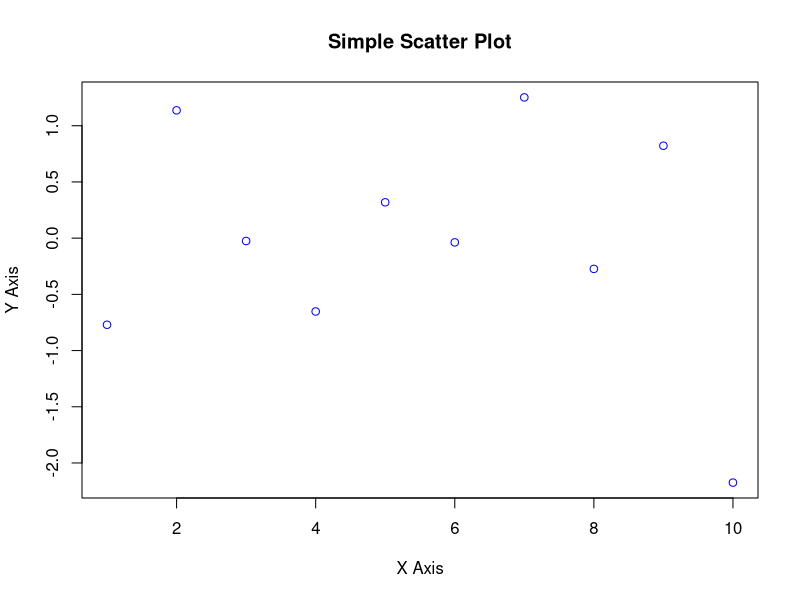
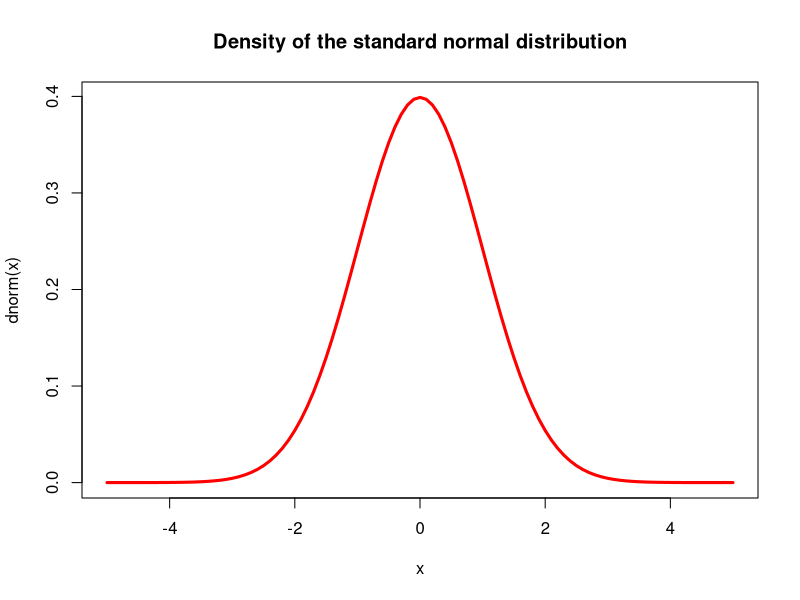
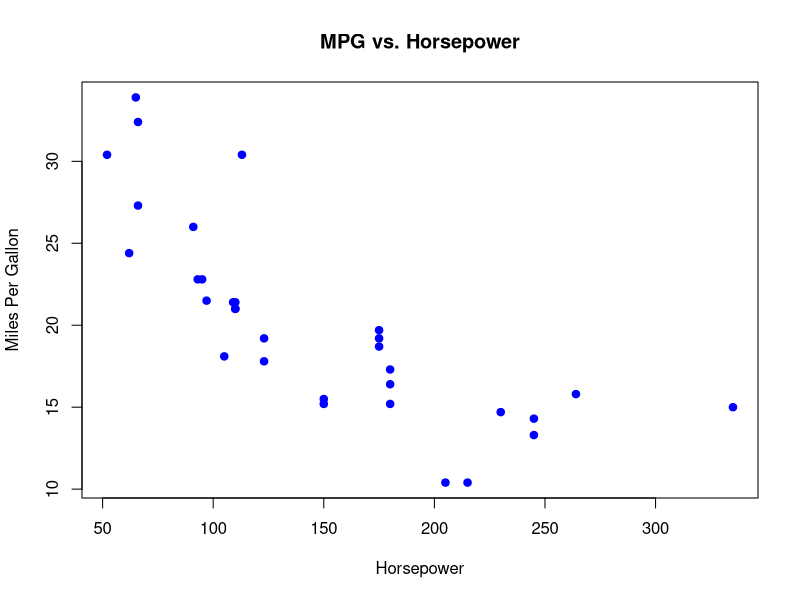
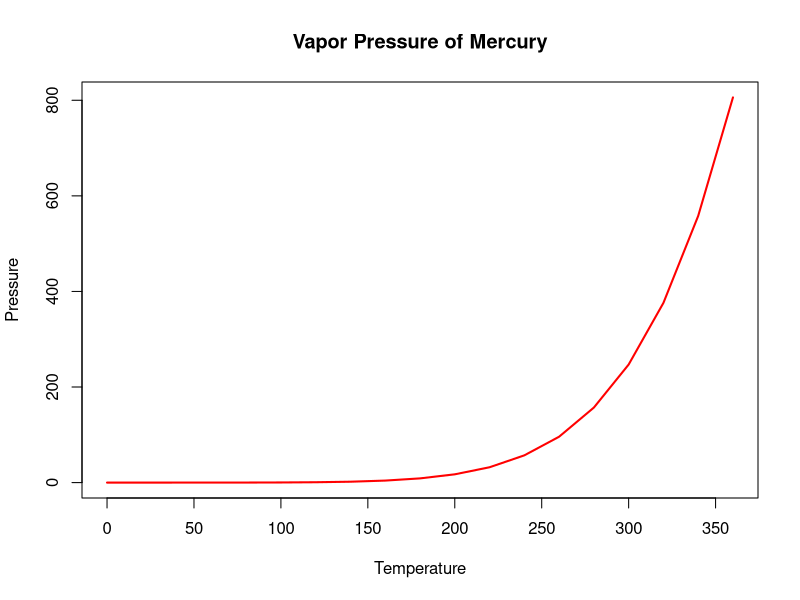
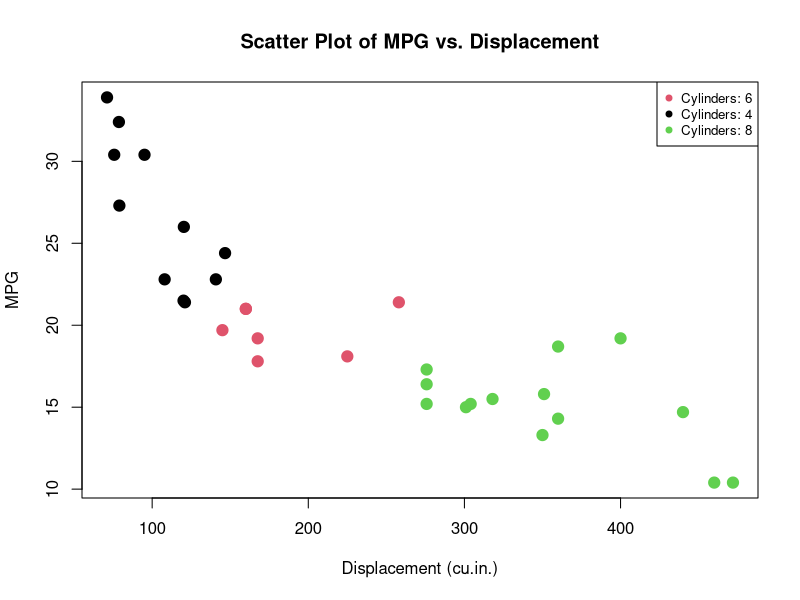
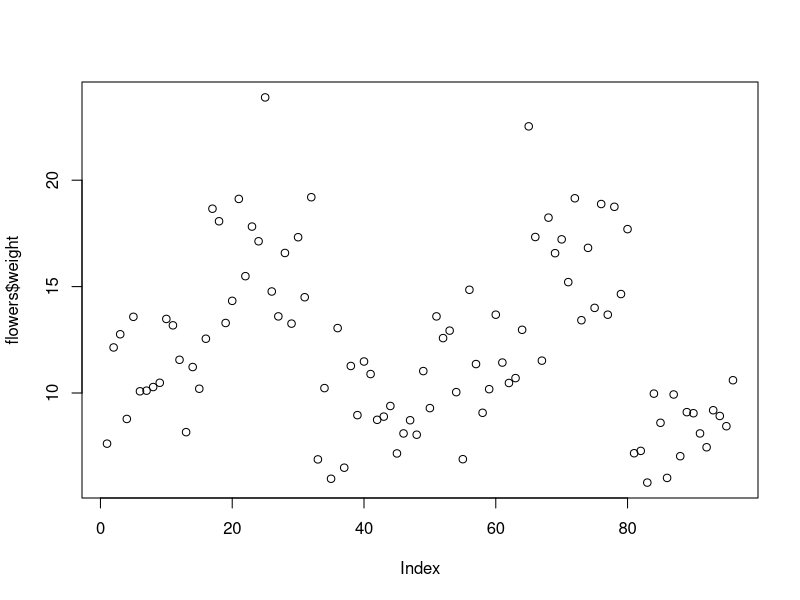
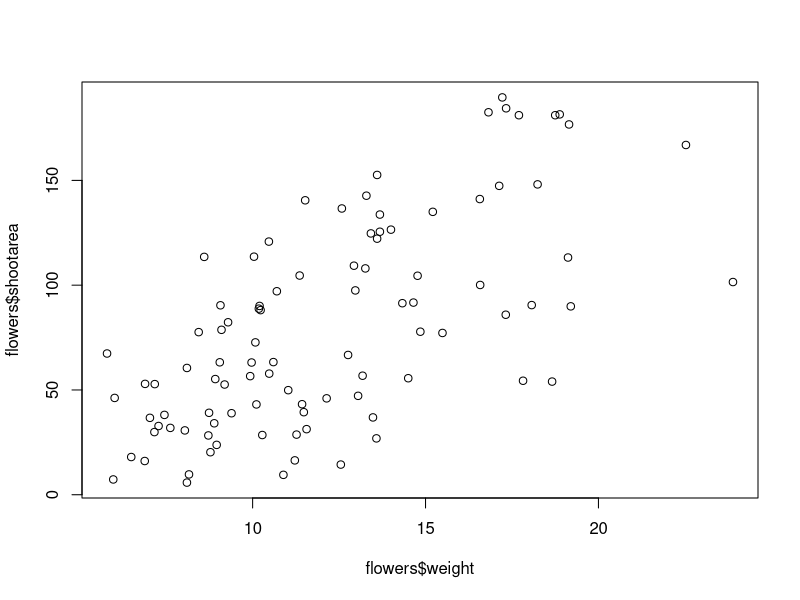
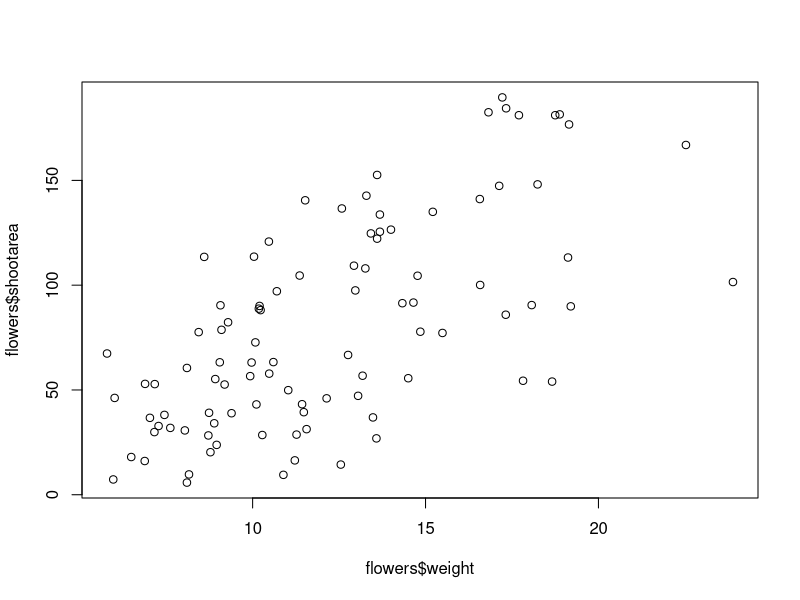

Source code (R) for these figures, in order:
## ---- chunk 1

x <- 1:10
y <- rnorm(10)
plot(x, y, main = "Simple Scatter Plot", xlab = "X Axis", ylab = "Y Axis", col = "blue")

## ---- chunk 2
curve(dnorm, from = -5, to = 5, col = "red", lwd = 3,
      main = "Density of the standard normal distribution")
## ---- chunk 3

data(mtcars)


plot(mtcars$hp, mtcars$mpg, main="MPG vs. Horsepower",
     xlab="Horsepower", ylab="Miles Per Gallon",
     pch=19, col="blue")

## ---- chunk 4

data(pressure)

# Create a line plot
plot(pressure$temperature, pressure$pressure, type="l",
     main="Vapor Pressure of Mercury",
     xlab="Temperature", ylab="Pressure",
     col="red", lwd=2)

## ---- chunk 5
# Load the mtcars dataset
data(mtcars)

# Plot MPG vs. Displacement, colored by Cylinders
plot(mtcars$disp, mtcars$mpg, col=as.factor(mtcars$cyl),
     main="Scatter Plot of MPG vs. Displacement",
     xlab="Displacement (cu.in.)", ylab="MPG",
     pch=19, cex=1.5)

# Add a legend to the plot
legend("topright", 
       legend=paste("Cylinders:", unique(mtcars$cyl)), 
       col=unique(as.numeric(as.factor(mtcars$cyl))), 
       pch=19, cex=0.8)
## ---- chunk 6

library(readxl)
flowers <- read_excel('./John Jay Workshop Data/flower.xls')

plot(flowers$weight)
## ---- chunk 7
flowers <- read.table(file = './John Jay Workshop Data/flower.txt', 
                        header = TRUE, sep = "\t", 
                        stringsAsFactors = TRUE)
## ---- chunk 8
plot(x = flowers$weight, y = flowers$shootarea)
## ---- chunk 9
plot(flowers$shootarea ~ flowers$weight)
## ---- chunk 10
hist(flowers$height)
## ---- chunk 11
brk <- seq(from = 0, to = 18, by = 1)
hist(flowers$height, breaks = brk, main = "petunia height")
## ---- chunk 12
brk <- seq(from = 0, to = 18, by = 1)
hist(flowers$height, breaks = brk, main = "petunia height",
      freq = FALSE)
## ---- chunk 13
dens <- density(flowers$height)
hist(flowers$height, breaks = brk, main = "petunia height",
      freq = FALSE)
lines(dens)
## ---- chunk 14
boxplot(flowers$weight, ylab = "weight (g)")
## ---- chunk 15
boxplot(weight ~ nitrogen, data = flowers, 
         ylab = "weight (g)", xlab = "nitrogen level")
## ---- chunk 16
flowers$nitrogen <- factor(flowers$nitrogen, 
                            levels = c("low", "medium", "high"))
boxplot(weight ~ nitrogen, data = flowers, 
          ylab = "weight (g)", xlab = "nitrogen level")
## ---- chunk 17
boxplot(weight ~ nitrogen * treat, data = flowers, 
         ylab = "weight (g)", xlab = "nitrogen level")
## ---- chunk 18
boxplot(weight ~ nitrogen * treat, data = flowers, 
         ylab = "weight (g)", xlab = "nitrogen level", 
         cex.axis = 0.7)
## ---- chunk 19
#install.packages("vioplot")
library(vioplot)
vioplot(weight ~ nitrogen, data = flowers, 
         ylab = "weight (g)", xlab = "nitrogen level",
         col = "lightblue")
## ---- chunk 20
plot(flowers)
## ---- chunk 21
pairs(flowers[, c("height", "weight", "leafarea", 
                "shootarea", "flowers")])
